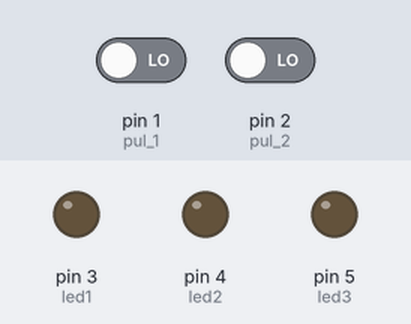
This program was run on a simulated Arduino Uno, built with avr-gcc and run on an emulated ATmega328P. On the bench: output pins drawn as LEDs (lit = HIGH). Dashed ring = blinking. The inputs (shaded band) are chosen by the test bench; at power-on: pin 1 (pul_1) LOW, pin 2 (pul_2) LOW.

Above: at 1.2 s.
1.3 s: pin 1 (pul_1) driven HIGH
At 1.7 s:
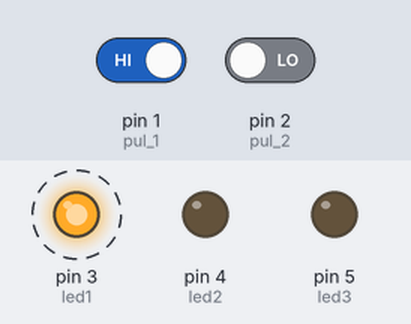
At 2.2 s:
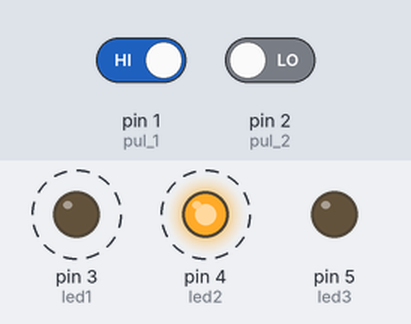
Timing chart, 0 to 10.3 s (numbered marks = the images above; inputs shaded):
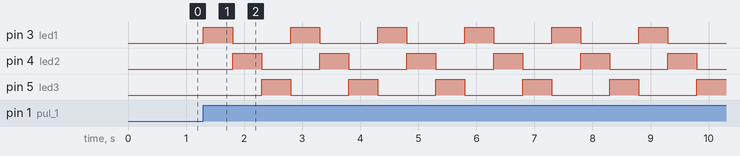

The program:

main.cpp
```cpp
#include <Arduino.h>
#define pul_1 1
#define pul_2 2
#define led1 3
#define led2 4
#define led3 5

void setup() {
pinMode(pul_1,INPUT);
pinMode(pul_2,INPUT);
pinMode(led1,OUTPUT);
pinMode(led2,OUTPUT);
pinMode(led3,OUTPUT);

}

void loop() {

if(digitalRead(pul_1)==1){
  while(1){
    digitalWrite(led1, HIGH);
    delay(500);
    digitalWrite(led1, LOW);
    digitalWrite(led2, HIGH);
    delay(500);
    digitalWrite(led2, LOW);
    digitalWrite(led3, HIGH);
    delay(500);
    digitalWrite(led3, LOW);
    if(digitalRead(pul_2)==1){
      break;
    }
  }
}
if(digitalRead(pul_2)==1){
  while(1){
    digitalWrite(led3, HIGH);
    delay(500);
    digitalWrite(led3, LOW);
    digitalWrite(led2, HIGH);
  delay(500);
    digitalWrite(led2, LOW);
    digitalWrite(led1, HIGH);
    delay(500);
    digitalWrite(led1, LOW);
    if(digitalRead(pul_1)==1){
     break;
    }
  }
}
}
```

Measured:
- after the input at 1.3 s, pin 3 (led1): alternates HIGH for 0.50 s and LOW for 1.0 s, starting at once; pin 4 (led2): alternates HIGH for 0.50 s and LOW for 1.0 s, starting after 0.50 s; pin 5 (led3): alternates HIGH for 0.50 s and LOW for 1.0 s, starting after 1.0 s
